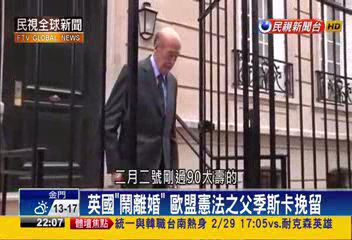
#> input picture HW2/test01.jpg, 352 x 240 px, given in place of climate_out.mp4, which was not available
$ python twin_comparison.py
#> lines starting #> are read from the running program, lines starting #| are printed output that depends on the picture; pictures that were not available may be replaced by others from this repository, and a replacement may not be noted
import cv2
import numpy as np

def calculate_difference(frame1, frame2):
    # 計算兩幀之間的差異
    gray1 = cv2.cvtColor(frame1, cv2.COLOR_BGR2GRAY)
    gray2 = cv2.cvtColor(frame2, cv2.COLOR_BGR2GRAY)
    diff = cv2.absdiff(gray1, gray2)
    _, diff = cv2.threshold(diff, 30, 255, cv2.THRESH_BINARY)
    return np.sum(diff)

def twin_comparison_approach(video_path):
#> called with video_path = 'climate_out.mp4'
    cap = cv2.VideoCapture(video_path)
    ret, prev_frame = cap.read()
#> prev_frame is the input picture: shape (240, 352, 3); mean B, G, R 96.6, 105, 119.1
    ret, curr_frame = cap.read()

    while True:
        ret, next_frame = cap.read()
        if not ret:
            break

        # 比較前兩幀和後兩幀
        diff1 = calculate_difference(prev_frame, curr_frame)
#> in calculate_difference, `gray1 = cv2.cvtColor(frame1, cv2.COLOR_BGR2GRAY)`:
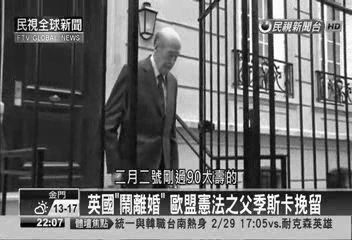
#> gray1: shape (240, 352); min 0, max 255, mean 108.3
#> in calculate_difference, `diff = cv2.absdiff(gray1, gray2)`: diff: shape (240, 352); every value is 0
#> diff1 = 0
        diff2 = calculate_difference(curr_frame, next_frame)
#> diff2 = 0

        # 判斷是否為場景變化
        if diff1 > threshold and diff2 > threshold:
            print("Shot change detected.")

        prev_frame = curr_frame
        curr_frame = next_frame

    cap.release()

# 設置場景變化檢測的閾值
threshold = 100000  # 需要根據實際視頻調整這個值

# 替換成你的視頻文件路徑
video_path = 'climate_out.mp4'
twin_comparison_approach(video_path)

$ run again, on HW2/test02.jpg
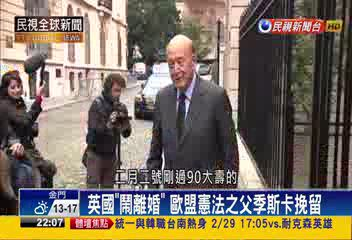
#> input picture HW2/test02.jpg, 352 x 240 px, given in place of climate_out.mp4, which was not available
#> in twin_comparison_approach, prev_frame is the input picture: shape (240, 352, 3); mean B, G, R 98.6, 112, 123.4
#> in calculate_difference, `gray1 = cv2.cvtColor(frame1, cv2.COLOR_BGR2GRAY)`:
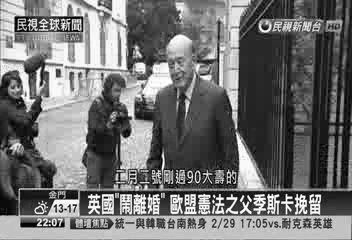
#> gray1: shape (240, 352); min 0, max 255, mean 113.9
#> diff: shape (240, 352); every value is 0
#> diff1 = 0

$ run again, on HW2/test1.jpg
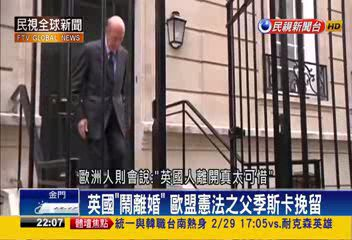
#> input picture HW2/test1.jpg, 352 x 240 px, given in place of climate_out.mp4, which was not available
#> in twin_comparison_approach, prev_frame is the input picture: shape (240, 352, 3); mean B, G, R 104.2, 115.6, 130.4
#> in calculate_difference, `gray1 = cv2.cvtColor(frame1, cv2.COLOR_BGR2GRAY)`:
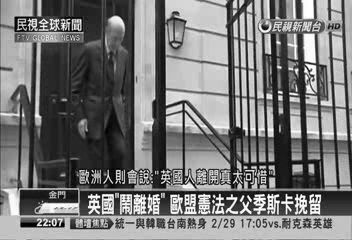
#> gray1: shape (240, 352); min 0, max 255, mean 118.7
#> diff: shape (240, 352); every value is 0
#> diff1 = 0

$ run again, on HW2/test2.jpg
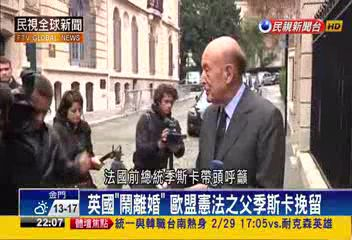
#> input picture HW2/test2.jpg, 352 x 240 px, given in place of climate_out.mp4, which was not available
#> in twin_comparison_approach, prev_frame is the input picture: shape (240, 352, 3); mean B, G, R 107.2, 120.3, 133.7
#> in calculate_difference, `gray1 = cv2.cvtColor(frame1, cv2.COLOR_BGR2GRAY)`:
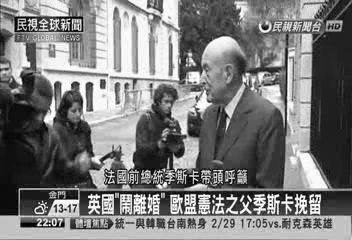
#> gray1: shape (240, 352); min 0, max 255, mean 122.8
#> diff: shape (240, 352); every value is 0
#> diff1 = 0
